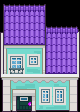

Tiled map render using the project's own tile images. Description and the map definition, with tile-layer contents summarised, below:
An orthogonal 5x7 tile map with 16x16 px tiles, 3 tile layers (OnGrass, Collisions, WalkBehind) and 1 object (teleport on push).

<map version="1.10" tiledversion="1.11.0" orientation="orthogonal" renderorder="right-down" compressionlevel="6" width="5" height="7" tilewidth="16" tileheight="16" infinite="0" nextlayerid="5" nextobjectid="10">
 <tileset firstgid="1" source="../../../tileset/med-2-h250.tsx" />
 <layer id="4" name="OnGrass" width="5" height="7">
  <data>[35 cells, 2 non-empty, 2 distinct tile ids]</data>
 </layer>
 <layer id="1" name="Collisions" width="5" height="7">
  <data>[35 cells, 28 non-empty, 28 distinct tile ids]</data>
 </layer>
 <layer id="2" name="WalkBehind" width="5" height="7">
  <data>[35 cells, 8 non-empty, 7 distinct tile ids]</data>
 </layer>
 <objectgroup name="Moving">
  <object id="9" type="teleport on push" x="32" y="112" width="16" height="16">
   <properties>
    <property name="map" value="floor-0" />
    <property name="x" value="3" />
    <property name="y" value="8" />
   </properties>
  </object>
 </objectgroup>
</map>
